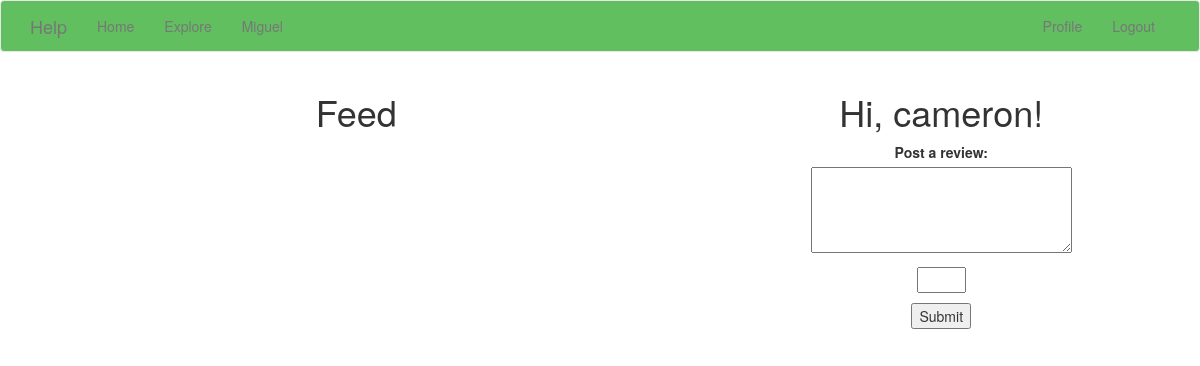
Before: /index (signed in) with the older database file.
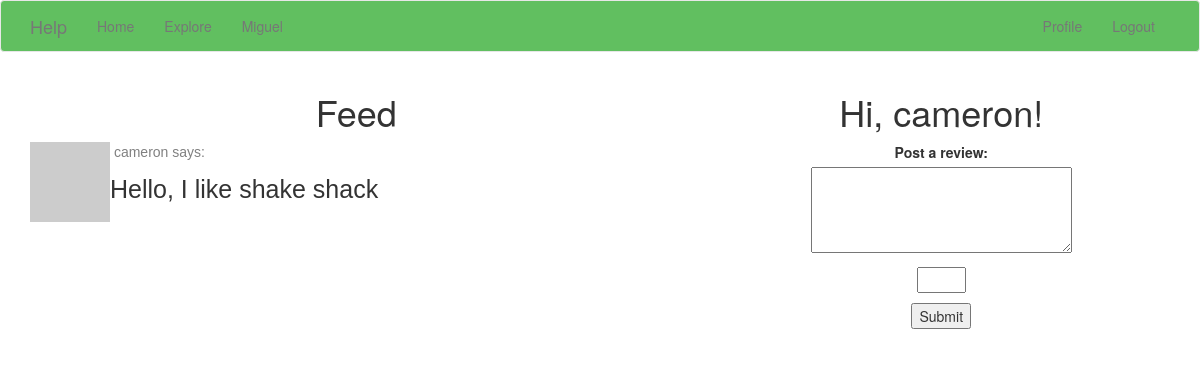
After: the same page with the newer database file.
### app/models.py (models this page shows, shortened)
class Post(db.Model):
    id = db.Column(db.Integer, primary_key=True)
    body = db.Column(db.String(140))
    timestamp = db.Column(db.DateTime, index=True, default=datetime.utcnow)
    user_id = db.Column(db.Integer, db.ForeignKey('user.id'))
    rating = db.Column(db.Integer, default=0)

class User(UserMixin, db.Model):
    id = db.Column(db.Integer, primary_key=True)
    username = db.Column(db.String(64), index=True, unique=True)
    email = db.Column(db.String(120), index=True, unique=True)
    password_hash = db.Column(db.String(128))
    posts = db.relationship('Post', backref='author', lazy='dynamic')
    about_me = db.Column(db.String(140))
    last_seen = db.Column(db.DateTime, default=datetime.utcnow)
    followed = db.relationship(
        'User', secondary=followers,
        primaryjoin=(followers.c.follower_id == id),
        secondaryjoin=(followers.c.followed_id == id),
        backref=db.backref('followers', lazy='dynamic'), lazy='dynamic')
    def avatar(self, size):
        digest = md5(self.email.lower().encode('utf-8')).hexdigest()
        return 'https://www.gravatar.com/avatar/729e26a2a2c7ff24a71958d4aa4e5f35'.format(
            digest, size)
    def followed_posts(self):
        followed = Post.query.join(
            followers, (followers.c.followed_id == Post.user_id)).filter(
                followers.c.follower_id == self.id)
        own = Post.query.filter_by(user_id=self.id)
        return followed.union(own).order_by(Post.timestamp.desc())

### app/routes.py (the view)
@app.route('/', methods=['GET', 'POST'])
@app.route('/index', methods=['GET', 'POST'])
@login_required
def index():
    form = PostForm()
    form.rating.choices=[(1,'1 Star'),(2,'2 Stars'),(3,'3 Stars'),(4,'4 Stars'),(5,'5 Stars')]
    if form.validate_on_submit():
        post = Post(body=form.post.data, author=current_user, rating=form.rating.data   )
        db.session.add(post)
        db.session.commit()
        flash('Your review is now live!')
        return redirect(url_for('index'))
    page = request.args.get('page', 1, type=int)
    posts = current_user.followed_posts().paginate(
        page=page, per_page=app.config['POSTS_PER_PAGE'], error_out=False)
    next_url = url_for('index', page=posts.next_num) \
        if posts.has_next else None
    prev_url = url_for('index', page=posts.prev_num) \
        if posts.has_prev else None
    return render_template('index.html', title='Home', form=form,
                           posts=posts.items, next_url=next_url,
                           prev_url=prev_url)

### app/forms.py
class PostForm(FlaskForm):
    post = TextAreaField('Post a review:', validators=[
        DataRequired(), Length(min=1, max=140)])
    rating = IntegerField('rating', validators=[DataRequired(), NumberRange(min=0, max=5)])
    submit = SubmitField('Submit')

### app/models.py (called while the page is built)
@login.user_loader
def load_user(id):
    return User.query.get(int(id))

### app/routes.py (called while the page is built)
@app.before_request
def before_request():
    if current_user.is_authenticated:
        current_user.last_seen = datetime.utcnow()
        db.session.commit()

### app/templates/index.html (shortened to what this page needs)
{% extends "base.html" %}
{% block content %}
    <div class = "container">
        <div class="row">
            <div class="col-lg-7">
                <center>
                    <h1 class="title">Feed</h1>
                </center>
                {% for post in posts %}
                    {% include '_post.html' %}
                {% endfor %}
            </div>
            <div class="col-lg-5">
                <center>
                    <h1>Hi, {{ current_user.username }}!</h1>
                    {% if form %}
                    <form action="" method="post">
                        <p>
                            {{ form.post.label }}<br>
                            {{ form.post(cols=32, rows=4) }}<br>
                        </p>
                        <p>{{ form.rating() }}</p>
                        <div>
                        <p>{{ form.submit() }}</p>
                    </form>
                    {% endif %}
                </center>
            </div>
        </div>
    </div>
{% endblock %}

### app/templates/_post.html (shortened to what this page needs)
    <table>
        <tr valign="top">
            <td><img src="{{ post.author.avatar(36) }}"></td>
            <td>
                <a href="{{ url_for('user', username=post.author.username) }}">
                    <p style="font-family: Helvetica; color: grey" >&nbsp{{ post.author.username }} says:</p>
                </a>
              <body>
              <p style="font-family: Helvetica; font-size: 25px"> {{ post.body }} </p>
              <br>
              </body>
            </td>
        </tr>
    </table>

Changed rows visible on the page:
added Post: author.username "cameron", body "Hello, I like shake shack"
